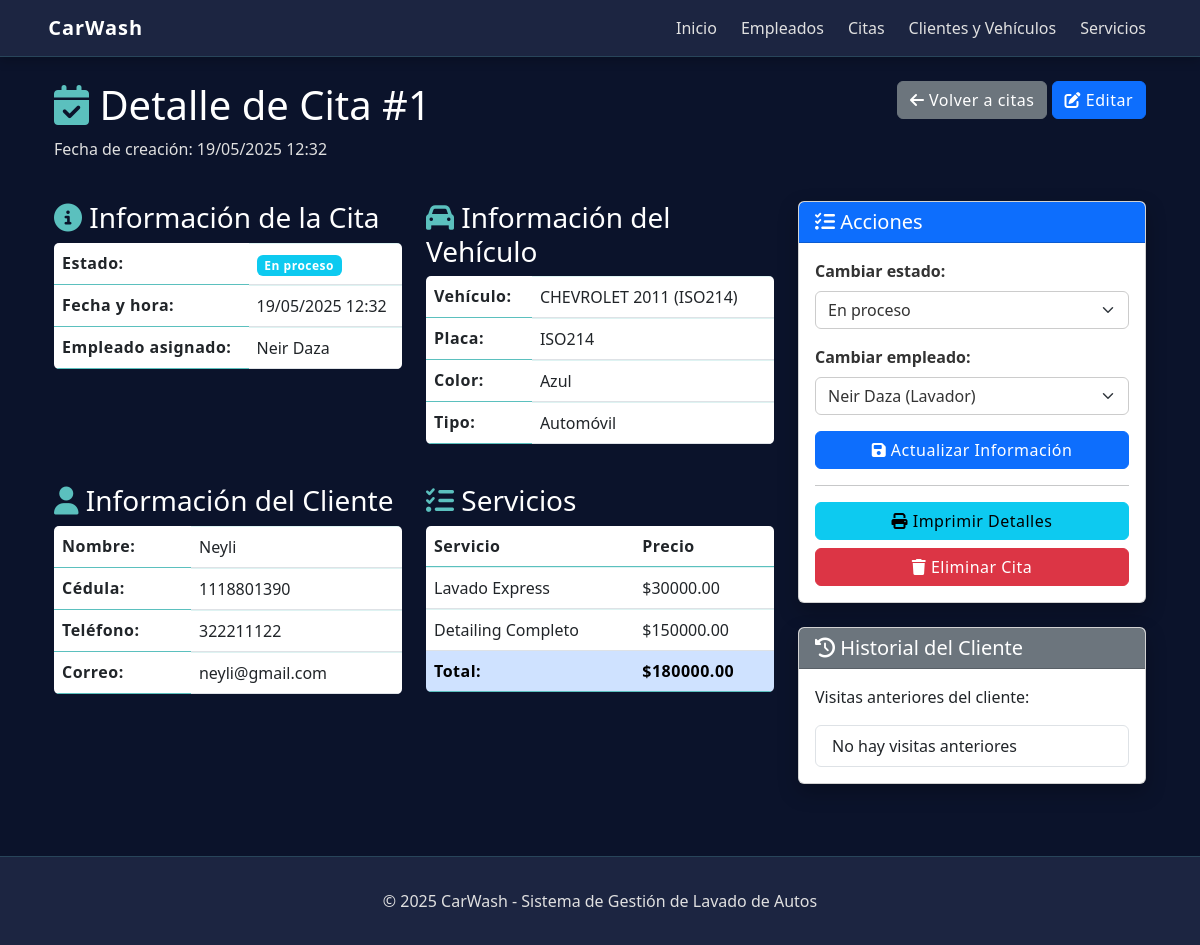
The app's page /citas/detalle/1/, older data.
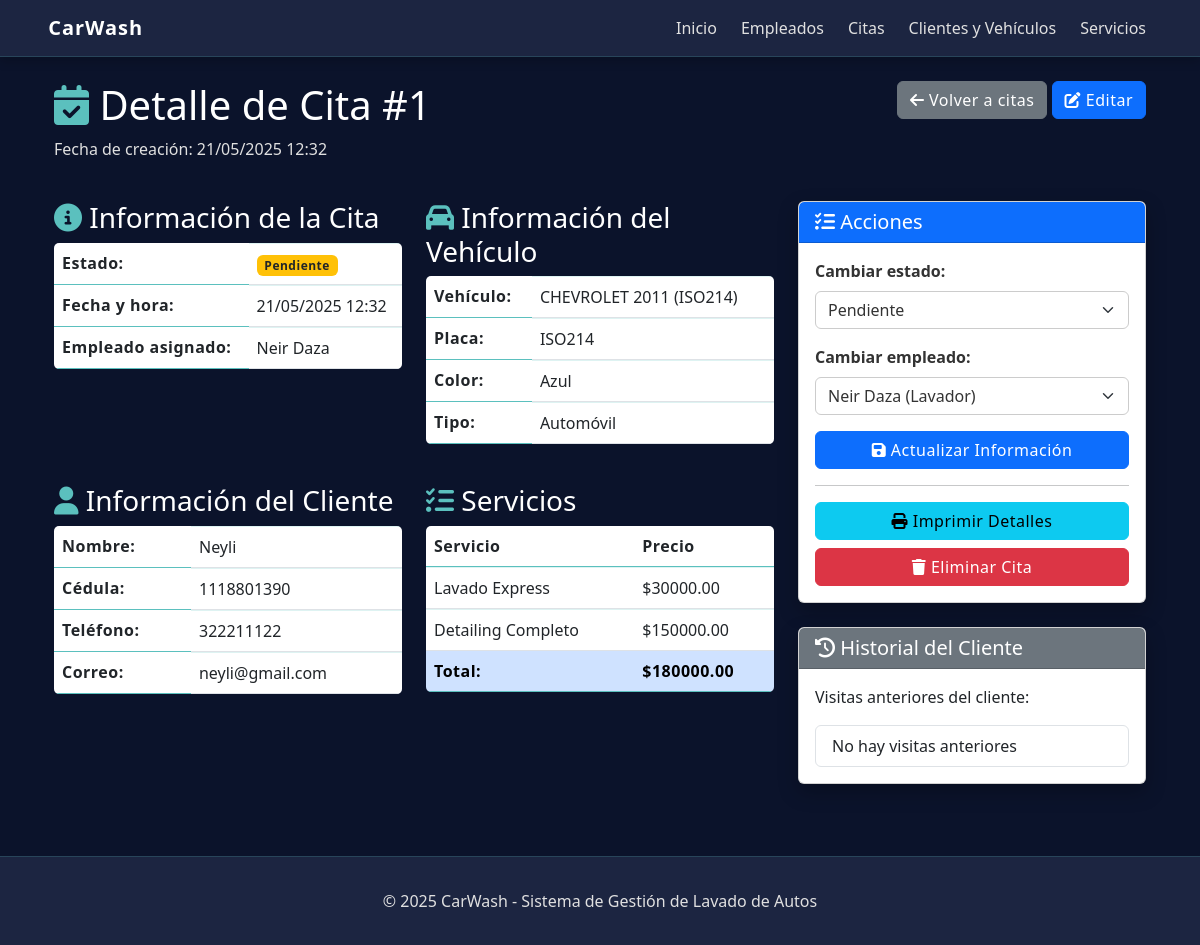
The same page, newer data.
### DbWash/models.py (models this page shows, shortened)
class Cita(models.Model):
    ESTADO_CHOICES = [
        ('Pendiente', 'Pendiente'),
        ('En proceso', 'En proceso'),
        ('Completada', 'Completada'),
        ('Cancelada', 'Cancelada'),
    ]
    vehiculo = models.ForeignKey(Vehiculo, on_delete=models.CASCADE)
    empleado = models.ForeignKey(Empleado, on_delete=models.CASCADE)
    fecha_hora = models.DateTimeField(null=False)
    servicios = models.ManyToManyField(servicio)
    estado = models.CharField(max_length=20, choices=ESTADO_CHOICES, default='Pendiente')
    notas = models.TextField(null=True, blank=True)
    fecha_creacion = models.DateTimeField(default=timezone.now)
    def get_total(self):
        return sum(servicio.precio for servicio in self.servicios.all())

class Empleado(models.Model):
    nombre = models.CharField(max_length=100, null=False)
    telefono = models.CharField(max_length=15, null=False)
    puesto = models.CharField(max_length=50, null=False)
    def __str__(self):
        return self.nombre

class Vehiculo(models.Model):
    cliente = models.ForeignKey(Cliente, on_delete=models.CASCADE)
    placa = models.CharField(max_length=10, null=False)
    marca = models.CharField(max_length=50, null=False)
    modelo = models.CharField(max_length=50, null=False)
    color = models.CharField(max_length=30, null=False)
    tipo = models.CharField(max_length=30, null=False)
    def __str__(self):
        return f"{self.marca} {self.modelo} ({self.placa})"

class Cliente(models.Model):
    nombre = models.CharField(max_length=100, null=False)
    cedula = models.CharField(max_length=15, null=False)
    direccion = models.CharField(max_length=200, null=False)
    telefono = models.CharField(max_length=15, null=False)
    correo = models.EmailField(max_length=100, null=False)

class servicio(models.Model):
    nombre = models.CharField(max_length=100, null=False)
    precio = models.DecimalField(max_digits=10, decimal_places=2, null=False)
    descripcion = models.TextField(null=True, blank=True)

### CarWash/views.py (the view)
# urls.py: path('citas/detalle/<int:cita_id>/', views.cita_detalle, name='cita_detalle'),
def cita_detalle(request, cita_id):
    cita = get_object_or_404(Cita, id=cita_id)
    empleados = Empleado.objects.all()
    servicios = servicio.objects.all()
    context = {
        'cita': cita,
        'empleados': empleados,
        'servicios': servicios
    }
    return render(request, 'cita_detalle.html', context)

### templates/cita_detalle.html (shortened to what the changed rows need)
{% extends "layouts/base.html" %}
{% block content %}
    <div class="container">
        <div class="row mb-4">
            <div class="col-md-8">
                <h1 class="detail-title" style="color: white !important;">
                    <i class="fas fa-calendar-check" style="color: #5bc0be !important;"></i> Detalle de Cita #{{ cita.id }}
                </h1>
                <p class="detail-subtitle" style="color: #e0e0e0 !important;">
                    Fecha de creación: {{ cita.fecha_hora|date:"d/m/Y H:i" }}
                </p>
            </div>
        </div>
        <div class="row">
            <div class="col-lg-8">
                <div class="detail-info mb-4">
                    <div class="row">
                        <div class="col-md-6">
                            <table class="table">
                                <tr>
                                    <th>Estado:</th>
                                    <td>
                                        {% if cita.estado == 'Completada' %}
                                            <span class="badge bg-success">{{ cita.estado }}</span>
                                        {% elif cita.estado == 'Pendiente' %}
                                            <span class="badge bg-warning text-dark">{{ cita.estado }}</span>
                                        {% elif cita.estado == 'En proceso' %}
                                            <span class="badge bg-info">{{ cita.estado }}</span>
                                        {% elif cita.estado == 'Cancelada' %}
                                            <span class="badge bg-danger">{{ cita.estado }}</span>
                                        {% endif %}
                                    </td>
                                </tr>
                                <tr>
                                    <th>Fecha y hora:</th>
                                    <td>{{ cita.fecha_hora|date:"d/m/Y H:i" }}</td>
                                </tr>
                                <tr>
                                    <th>Empleado asignado:</th>
                                    <td>{{ cita.empleado }}</td>
                                </tr>
                            </table>
                        </div>
                        <div class="col-md-6">
                            <table class="table">
                                <tr>
                                    <th>Vehículo:</th>
                                    <td>{{ cita.vehiculo }}</td>
                                </tr>
                                <tr>
                                    <th>Placa:</th>
                                    <td>{{ cita.vehiculo.placa }}</td>
                                </tr>
                                <tr>
                                    <th>Color:</th>
                                    <td>{{ cita.vehiculo.color }}</td>
                                </tr>
                                <tr>
                                    <th>Tipo:</th>
                                    <td>{{ cita.vehiculo.tipo }}</td>
                                </tr>
                            </table>
                        </div>
                    </div>
                    <div class="row mt-4">
                        <div class="col-md-6">
                            <table class="table">
                                <tr>
                                    <th>Nombre:</th>
                                    <td>{{ cita.vehiculo.cliente.nombre }}</td>
                                </tr>
                                <tr>
                                    <th>Cédula:</th>
                                    <td>{{ cita.vehiculo.cliente.cedula }}</td>
                                </tr>
                                <tr>
                                    <th>Teléfono:</th>
                                    <td>{{ cita.vehiculo.cliente.telefono }}</td>
                                </tr>
                                <tr>
                                    <th>Correo:</th>
                                    <td>{{ cita.vehiculo.cliente.correo }}</td>
                                </tr>
                            </table>
                        </div>
                        <div class="col-md-6">
                            <table class="table">
                                <thead>
                                    <tr>
                                        <th>Servicio</th>
                                        <th>Precio</th>
                                    </tr>
                                </thead>
                                <tfoot>
                                    <tr class="table-primary">
                                        <th>Total:</th>
                                        <th>${{ cita.get_total }}</th>
                                    </tr>
                                </tfoot>
                            </table>
                        </div>
                    </div>
                </div>
            </div>
            <div class="col-lg-4">
                <div class="card mb-4 no-print d-print-none">
                    <div class="card-body">
                        <form method="post" action="{% url 'cita_editar' cita.id %}">
                            <div class="mb-3">
                                <label for="estado" class="form-label" style="color: #333333 !important; font-weight: 600;">Cambiar estado:</label>
                                <select name="estado" id="estado" class="form-select" style="color: #333333 !important;">
                                    <option value="Pendiente" {% if cita.estado == 'Pendiente' %}selected{% endif %}>Pendiente</option>
                                    <option value="En proceso" {% if cita.estado == 'En proceso' %}selected{% endif %}>En proceso</option>
                                </select>
                            </div>
                            <div class="mb-3">
                                <label for="empleado" class="form-label" style="color: #333333 !important; font-weight: 600;">Cambiar empleado:</label>
                                <select name="empleado" id="empleado" class="form-select" style="color: #333333 !important;">
                                    {% for empleado in empleados %}
                                        <option value="{{ empleado.id }}" {% if empleado.id == cita.empleado.id %}selected{% endif %}>
                                            {{ empleado.nombre }} ({{ empleado.puesto }})
                                        </option>
                                    {% endfor %}
                                </select>
                            </div>
                        </form>
                    </div>
                </div>
            </div>
        </div>
    </div>
{% endblock %}

Row changes from the older to the newer data that the page shows:
changed Cita "Neir Daza": fecha_hora "19/05/2025 12:32" → "21/05/2025 12:32"; estado "En proceso" → "Pendiente"
